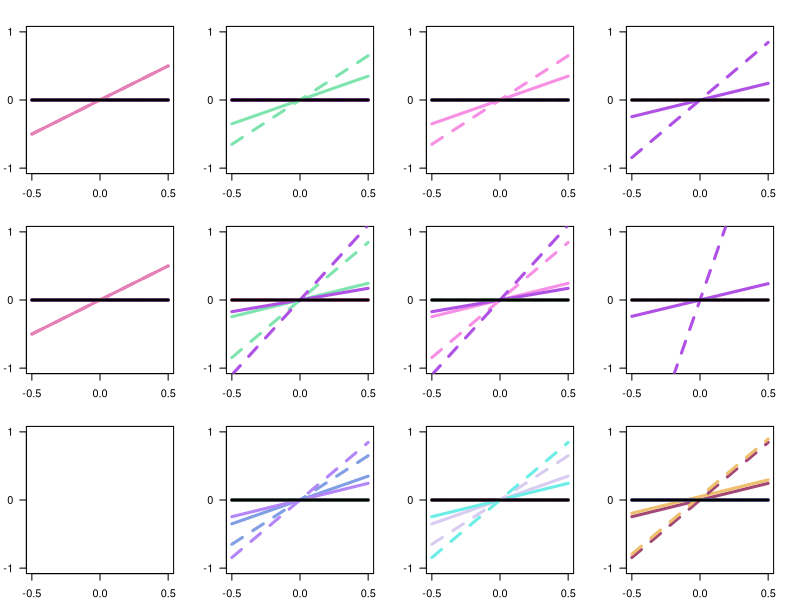

The R source for this figure:
#this code is only for plotting relationships
#see 'numeric methods.R' code to reproduce results

par(mfrow=c(3,4), mar = c(2, 2, 2, 2))

#beta
{
  #b_mu
  v_x = 0.7
  curve(return(x), from = -0.5, to = 0.5, lwd = 3, col = "#e480b5", xlab = "", ylab ="", 
        ylim = c(-1,1), xaxt='n', yaxt='n')
  axis(side = 1, at=c(-0.5,0,0.5))
  axis(side = 2, at=c(-1,0,1), las=1)
  curve(return(x-x), from = -0.5, to = 0.5, add = T, col = "#80e4af", lwd = 3)
  curve(return(x-x), from = -0.5, to = 0.5, add = T, col = "#f790e4", lwd = 3)
  curve(return(x-x), from = -0.5, to = 0.5, add = T, col = "#af51e4", lwd = 3)
  v_x = 1.3
  curve(return(x), from = -0.5, to = 0.5, add = T, lwd = 3, col = "#e480b5", lty = "dashed")
  curve(return(x-x), from = -0.5, to = 0.5, add = T, lwd = 3, col = "#80e4af", lty = "dashed")
  curve(return(x-x), from = -0.5, to = 0.5, add = T, lwd = 3, col = "#f790e4", lty = "dashed")
  curve(return(x-x), from = -0.5, to = 0.5, add = T, lwd = 3, col = "#af51e4", lty = "dashed")
  curve(return(x-x), from = -0.5, to = 0.5, add = T, lwd = 3, col = "black")
  
  
  #b_psi
  v_x = 0.7
  curve(return(x-x), from = -0.5, to = 0.5, lwd = 3, col = "#e480b5", xlab = "", ylab ="", 
        ylim = c(-1,1), xaxt='n', yaxt='n')
  axis(side = 1, at=c(-0.5,0,0.5))
  axis(side = 2, at=c(-1,0,1), las=1)
  curve(return(x*v_x), from = -0.5, to = 0.5, add = T, col = "#80e4af", lwd = 3)
  curve(return(x-x), from = -0.5, to = 0.5, add = T, col = "#f790e4", lwd = 3)
  curve(return(x-x), from = -0.5, to = 0.5, add = T, col = "#af51e4", lwd = 3)
  v_x = 1.3
  curve(return(x-x), from = -0.5, to = 0.5, add = T, lwd = 3, col = "#e480b5", lty = "dashed")
  curve(return(x*v_x), from = -0.5, to = 0.5, add = T, lwd = 3, col = "#80e4af", lty = "dashed")
  curve(return(x-x), from = -0.5, to = 0.5, add = T, lwd = 3, col = "#f790e4", lty = "dashed")
  curve(return(x-x), from = -0.5, to = 0.5, add = T, lwd = 3, col = "#af51e4", lty = "dashed")
  curve(return(x-x), from = -0.5, to = 0.5, add = T, lwd = 3, col = "black")
  
  #b_delta
  v_x = 0.7
  curve(return(x-x), from = -0.5, to = 0.5, lwd = 3, col = "#e480b5", xlab = "", ylab ="", 
        ylim = c(-1,1), xaxt='n', yaxt='n')
  axis(side = 1, at=c(-0.5,0,0.5))
  axis(side = 2, at=c(-1,0,1), las=1)
  curve(return(x-x), from = -0.5, to = 0.5, add = T, col = "#80e4af", lwd = 3)
  curve(return(x*v_x), from = -0.5, to = 0.5, add = T, col = "#f790e4", lwd = 3)
  curve(return(x-x), from = -0.5, to = 0.5, add = T, col = "#af51e4", lwd = 3)
  v_x = 1.3
  curve(return(x-x), from = -0.5, to = 0.5, add = T, lwd = 3, col = "#e480b5", lty = "dashed")
  curve(return(x-x), from = -0.5, to = 0.5, add = T, lwd = 3, col = "#80e4af", lty = "dashed")
  curve(return(x*v_x), from = -0.5, to = 0.5, add = T, lwd = 3, col = "#f790e4", lty = "dashed")
  curve(return(x-x), from = -0.5, to = 0.5, add = T, lwd = 3, col = "#af51e4", lty = "dashed")
  curve(return(x-x), from = -0.5, to = 0.5, add = T, lwd = 3, col = "black")
  
  #b_phi
  v_x = 0.7
  curve(return(x-x), from = -0.5, to = 0.5, lwd = 3, col = "#e480b5", xlab = "", ylab ="", 
        ylim = c(-1,1), xaxt='n', yaxt='n')
  axis(side = 1, at=c(-0.5,0,0.5))
  axis(side = 2, at=c(-1,0,1), las=1)
  curve(return(x-x), from = -0.5, to = 0.5, add = T, col = "#80e4af", lwd = 3)
  curve(return(x-x), from = -0.5, to = 0.5, add = T, col = "#f790e4", lwd = 3)
  curve(return(x*v_x^2), from = -0.5, to = 0.5, add = T, col = "#af51e4", lwd = 3)
  v_x = 1.3
  curve(return(x-x), from = -0.5, to = 0.5, add = T, lwd = 3, col = "#e480b5", lty = "dashed")
  curve(return(x-x), from = -0.5, to = 0.5, add = T, lwd = 3, col = "#80e4af", lty = "dashed")
  curve(return(x-x), from = -0.5, to = 0.5, add = T, lwd = 3, col = "#f790e4", lty = "dashed")
  curve(return(x*v_x^2), from = -0.5, to = 0.5, add = T, lwd = 3, col = "#af51e4", lty = "dashed")
  curve(return(x-x), from = -0.5, to = 0.5, add = T, lwd = 3, col = "black")
}

#diag quad
{
  #q_mu
  v_x = 0.7
  curve(return(x), from = -0.5, to = 0.5, lwd = 3, col = "#e480b5", xlab = "", ylab ="", 
        ylim = c(-1,1), xaxt='n', yaxt='n')
  axis(side = 1, at=c(-0.5,0,0.5))
  axis(side = 2, at=c(-1,0,1), las=1)
  curve(return(x-x), from = -0.5, to = 0.5, add = T, col = "#80e4af", lwd = 3)
  curve(return(x-x), from = -0.5, to = 0.5, add = T, col = "#f790e4", lwd = 3)
  curve(return(x-x), from = -0.5, to = 0.5, add = T, col = "#af51e4", lwd = 3)
  v_x = 1.3
  curve(return(x), from = -0.5, to = 0.5, add = T, lwd = 3, col = "#e480b5", lty = "dashed")
  curve(return(x-x), from = -0.5, to = 0.5, add = T, lwd = 3, col = "#80e4af", lty = "dashed")
  curve(return(x-x), from = -0.5, to = 0.5, add = T, lwd = 3, col = "#f790e4", lty = "dashed")
  curve(return(x-x), from = -0.5, to = 0.5, add = T, lwd = 3, col = "#af51e4", lty = "dashed")
  curve(return(x-x), from = -0.5, to = 0.5, add = T, lwd = 3, col = "black")
  
  #q_psi
  v_x = 0.7
  curve(return(x-x), from = -0.5, to = 0.5, lwd = 3, col = "#e480b5", xlab = "", ylab ="", 
        ylim = c(-1,1), xaxt='n', yaxt='n')
  axis(side = 1, at=c(-0.5,0,0.5))
  axis(side = 2, at=c(-1,0,1), las=1)
  curve(return(x*v_x^2), from = -0.5, to = 0.5, add = T, col = "#80e4af", lwd = 3)
  curve(return(x-x), from = -0.5, to = 0.5, add = T, col = "#f790e4", lwd = 3)
  curve(return(x*v_x^3), from = -0.5, to = 0.5, add = T, col = "#af51e4", lwd = 3)
  v_x = 1.3
  curve(return(x-x), from = -0.5, to = 0.5, add = T, lwd = 3, col = "#e480b5", lty = "dashed")
  curve(return(x*v_x^2), from = -0.5, to = 0.5, add = T, lwd = 3, col = "#80e4af", lty = "dashed")
  curve(return(x-x), from = -0.5, to = 0.5, add = T, lwd = 3, col = "#f790e4", lty = "dashed")
  curve(return(x*v_x^3), from = -0.5, to = 0.5, add = T, lwd = 3, col = "#af51e4", lty = "dashed")
  curve(return(x-x), from = -0.5, to = 0.5, add = T, lwd = 3, col = "black")
  
  #q_delta
  v_x = 0.7
  curve(return(x-x), from = -0.5, to = 0.5, lwd = 3, col = "#e480b5", xlab = "", ylab ="", 
        ylim = c(-1,1), xaxt='n', yaxt='n')
  axis(side = 1, at=c(-0.5,0,0.5))
  axis(side = 2, at=c(-1,0,1), las=1)
  curve(return(x-x), from = -0.5, to = 0.5, add = T, col = "#80e4af", lwd = 3)
  curve(return(x*v_x^2), from = -0.5, to = 0.5, add = T, col = "#f790e4", lwd = 3)
  curve(return(x*v_x^3), from = -0.5, to = 0.5, add = T, col = "#af51e4", lwd = 3)
  v_x = 1.3
  curve(return(x-x), from = -0.5, to = 0.5, add = T, lwd = 3, col = "#e480b5", lty = "dashed")
  curve(return(x-x), from = -0.5, to = 0.5, add = T, lwd = 3, col = "#80e4af", lty = "dashed")
  curve(return(x*v_x^2), from = -0.5, to = 0.5, add = T, lwd = 3, col = "#f790e4", lty = "dashed")
  curve(return(x*v_x^3), from = -0.5, to = 0.5, add = T, lwd = 3, col = "#af51e4", lty = "dashed")
  curve(return(x-x), from = -0.5, to = 0.5, add = T, lwd = 3, col = "black")
  
  #q_phi
  v_x = 0.7
  curve(return(x-x), from = -0.5, to = 0.5, lwd = 3, col = "#e480b5", xlab = "", ylab ="", 
        ylim = c(-1,1), xaxt='n', yaxt='n')
  axis(side = 1, at=c(-0.5,0,0.5))
  axis(side = 2, at=c(-1,0,1), las=1)
  curve(return(x-x), from = -0.5, to = 0.5, add = T, col = "#80e4af", lwd = 3)
  curve(return(x-x), from = -0.5, to = 0.5, add = T, col = "#f790e4", lwd = 3)
  curve(return(2*x*v_x^4), from = -0.5, to = 0.5, add = T, col = "#af51e4", lwd = 3)
  v_x = 1.3
  curve(return(x-x), from = -0.5, to = 0.5, add = T, lwd = 3, col = "#e480b5", lty = "dashed")
  curve(return(x-x), from = -0.5, to = 0.5, add = T, lwd = 3, col = "#80e4af", lty = "dashed")
  curve(return(x-x), from = -0.5, to = 0.5, add = T, lwd = 3, col = "#f790e4", lty = "dashed")
  curve(return(2*x*v_x^4), from = -0.5, to = 0.5, add = T, lwd = 3, col = "#af51e4", lty = "dashed")
  curve(return(x-x), from = -0.5, to = 0.5, add = T, lwd = 3, col = "black")
}

#offdiag quad
{
  #empty spot
  plot(NA, xlim = c(-0.5, 0.5), xlab = "", ylab ="", 
        ylim = c(-1,1), xaxt='n', yaxt='n')
  axis(side = 1, at=c(-0.5,0,0.5))
  axis(side = 2, at=c(-1,0,1), las=1)

  #q * mu
  v_x = 0.7
  curve(return(x*v_x), from = -0.5, to = 0.5, lwd = 3, col = "#809fe4", xlab = "", ylab ="", 
        ylim = c(-1,1), xaxt='n', yaxt='n')
  axis(side = 1, at=c(-0.5,0,0.5))
  axis(side = 2, at=c(-1,0,1), las=1)
  curve(return(x-x), from = -0.5, to = 0.5, add = T, col = "#a380e3", lwd = 3)
  curve(return(x-x), from = -0.5, to = 0.5, add = T, col = "#a34875", lwd = 3)
  curve(return(x-x), from = -0.5, to = 0.5, add = T, col = "#eebf6c", lwd = 3)
  curve(return(x-x), from = -0.5, to = 0.5, add = T, col = "#6ceee6", lwd = 3)
  curve(return(x*v_x^2), from = -0.5, to = 0.5, add = T, col = "#b486f8", lwd = 3)
  v_x = 1.3
  curve(return(x*v_x), from = -0.5, to = 0.5, add = T, lwd = 3, col = "#809fe4", lty = "dashed")
  curve(return(x-x), from = -0.5, to = 0.5, add = T, lwd = 3, col = "#a380e3", lty = "dashed")
  curve(return(x-x), from = -0.5, to = 0.5, add = T, lwd = 3, col = "#a34875", lty = "dashed")
  curve(return(x-x), from = -0.5, to = 0.5, add = T, lwd = 3, col = "#eebf6c", lty = "dashed")
  curve(return(x-x), from = -0.5, to = 0.5, add = T, lwd = 3, col = "#6ceee6", lty = "dashed")
  curve(return(x*v_x^2), from = -0.5, to = 0.5, add = T, lwd = 3, col = "#b486f8", lty = "dashed")
  curve(return(x-x), from = -0.5, to = 0.5, add = T, lwd = 3, col = "black")
  
  #q * x
  v_x = 0.7
  curve(return(x-x), from = -0.5, to = 0.5, lwd = 3, col = "#809fe4", xlab = "", ylab ="", 
        ylim = c(-1,1), xaxt='n', yaxt='n')
  axis(side = 1, at=c(-0.5,0,0.5))
  axis(side = 2, at=c(-1,0,1), las=1)
  curve(return(x*v_x), from = -0.5, to = 0.5, add = T, col = "#d9ccf1", lwd = 3)
  curve(return(x-x), from = -0.5, to = 0.5, add = T, col = "#a34875", lwd = 3)
  curve(return(x-x), from = -0.5, to = 0.5, add = T, col = "#eebf6c", lwd = 3)
  curve(return(x*v_x^2), from = -0.5, to = 0.5, add = T, col = "#6ceee6", lwd = 3)
  curve(return(x-x), from = -0.5, to = 0.5, add = T, col = "#b486f8", lwd = 3)
  v_x = 1.3
  curve(return(x-x), from = -0.5, to = 0.5, add = T, lwd = 3, col = "#809fe4", lty = "dashed")
  curve(return(x*v_x), from = -0.5, to = 0.5, add = T, lwd = 3, col = "#d9ccf1", lty = "dashed")
  curve(return(x-x), from = -0.5, to = 0.5, add = T, lwd = 3, col = "#a34875", lty = "dashed")
  curve(return(x-x), from = -0.5, to = 0.5, add = T, lwd = 3, col = "#eebf6c", lty = "dashed")
  curve(return(x*v_x^2), from = -0.5, to = 0.5, add = T, lwd = 3, col = "#6ceee6", lty = "dashed")
  curve(return(x-x), from = -0.5, to = 0.5, add = T, lwd = 3, col = "#b486f8", lty = "dashed")
  curve(return(x-x), from = -0.5, to = 0.5, add = T, lwd = 3, col = "black")
  
  #q * mu * x
  v_x = 0.7
  curve(return(x-x), from = -0.5, to = 0.5, lwd = 3, col = "#809fe4", xlab = "", ylab ="", 
        ylim = c(-1,1), xaxt='n', yaxt='n')
  axis(side = 1, at=c(-0.5,0,0.5))
  axis(side = 2, at=c(-1,0,1), las=1)
  curve(return(x-x), from = -0.5, to = 0.5, add = T, col = "#d9ccf1", lwd = 3)
  curve(return(x*v_x^2), from = -0.5, to = 0.5, add = T, col =  adjustcolor("#a34875",alpha.f = 1), lwd = 3)
  curve(return(x*v_x^2+0.05), from = -0.5, to = 0.5, add = T, col =  adjustcolor("#eebf6c", alpha.f = 1), lwd = 3)
  curve(return(x-x), from = -0.5, to = 0.5, add = T, col = "#6ceee6", lwd = 3)
  curve(return(x-x), from = -0.5, to = 0.5, add = T, col = "#b486f8", lwd = 3)
  v_x = 1.3
  curve(return(x-x), from = -0.5, to = 0.5, add = T, lwd = 3, col = "#809fe4", lty = "dashed")
  curve(return(x-x), from = -0.5, to = 0.5, add = T, lwd = 3, col = "#d9ccf1", lty = "dashed")
  curve(return(x*v_x^2), from = -0.5, to = 0.5, add = T, lwd = 3, col =  adjustcolor("#a34875",alpha.f = 1), lty = "dashed")
  curve(return(x*v_x^2+0.05), from = -0.5, to = 0.5, add = T, lwd = 3, col =  adjustcolor("#eebf6c", alpha.f = 1), lty = "dashed")
  curve(return(x-x), from = -0.5, to = 0.5, add = T, lwd = 3, col = "#6ceee6", lty = "dashed")
  curve(return(x-x), from = -0.5, to = 0.5, add = T, lwd = 3, col = "#b486f8", lty = "dashed")
  curve(return(x-x), from = -0.5, to = 0.5, add = T, lwd = 3, col = "black")
}